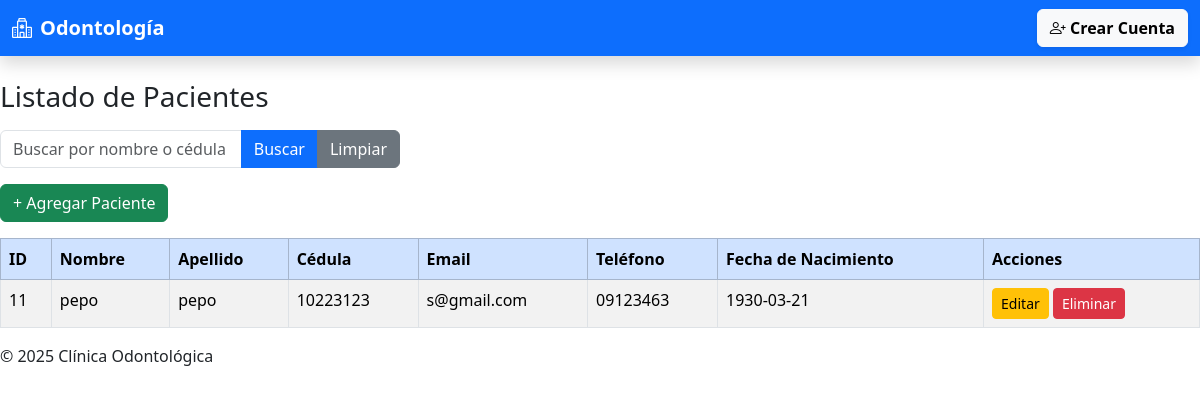
The page /pacientes/lista.php on the database its author committed.
### tables this page shows
CREATE TABLE IF NOT EXISTS `pacientes` (
  `id` int(11) NOT NULL AUTO_INCREMENT,
  `nombre` varchar(100) NOT NULL,
  `apellido` varchar(100) NOT NULL,
  `email` varchar(100) NOT NULL,
  `telefono` varchar(20) DEFAULT NULL,
  `cedula` varchar(20) NOT NULL,
  `fecha_nacimiento` date DEFAULT NULL,
  PRIMARY KEY (`id`),
  UNIQUE KEY `email` (`email`),
  UNIQUE KEY `cedula` (`cedula`)
);

### pacientes/lista.php (the view)
<?php
include("../includes/header.php");
include("../includes/db.php");
$buscar = trim($_GET['buscar'] ?? '');
if ($buscar) {
    $sql = "SELECT * FROM Pacientes
            WHERE nombre LIKE ? OR cedula LIKE ?
            ORDER BY apellido, nombre";
    $stmt = $conn->prepare($sql);
    $likeBuscar = "%$buscar%";
    $stmt->bind_param("ss", $likeBuscar, $likeBuscar);
    $stmt->execute();
    $resultado = $stmt->get_result();
} else {
    $sql = "SELECT * FROM Pacientes ORDER BY apellido, nombre";
    $resultado = $conn->query($sql);
}
?>
<h3 class="mb-3">Listado de Pacientes</h3>
<form method="get" class="mb-3">
    <div class="input-group" style="max-width: 400px;">
        <input type="text" class="form-control" name="buscar" placeholder="Buscar por nombre o cédula" value="<?= htmlspecialchars($buscar) ?>">
        <button type="submit" class="btn btn-primary">Buscar</button>
        <a href="lista.php" class="btn btn-secondary">Limpiar</a>
    </div>
</form>
<a href="crear.php" class="btn btn-success mb-3">+ Agregar Paciente</a>
<table class="table table-striped table-bordered">
  <thead class="table-primary">
    <tr>
      <th>ID</th>
      <th>Nombre</th>
      <th>Apellido</th>
      <th>Cédula</th>
      <th>Email</th>
      <th>Teléfono</th>
      <th>Fecha de Nacimiento</th>
      <th>Acciones</th>
    </tr>
  </thead>
  <tbody>
    <?php if ($resultado->num_rows > 0): ?>
      <?php while ($fila = $resultado->fetch_assoc()): ?>
        <tr>
          <td><?= $fila['id'] ?></td>
          <td><?= htmlspecialchars($fila['nombre']) ?></td>
          <td><?= htmlspecialchars($fila['apellido']) ?></td>
          <td><?= htmlspecialchars($fila['cedula']) ?></td>
          <td><?= htmlspecialchars($fila['email']) ?></td>
          <td><?= htmlspecialchars($fila['telefono']) ?></td>
          <td><?= $fila['fecha_nacimiento'] ?></td>
          <td>
            <a href="editar.php?id=<?= $fila['id'] ?>" class="btn btn-sm btn-warning">Editar</a>
            <a href="eliminar.php?id=<?= $fila['id'] ?>" class="btn btn-sm btn-danger" onclick="return confirm('¿Eliminar paciente?')">Eliminar</a>
          </td>
        </tr>
      <?php endwhile; ?>
    <?php else: ?>
      <tr><td colspan="8" class="text-center">No hay pacientes registrados</td></tr>
    <?php endif; ?>
  </tbody>
</table>
<?php include("../includes/footer.php"); ?>

### rows shown on the page
pacientes: id "11", nombre "pepo", apellido "pepo", cedula "10223123", email "s@gmail.com", telefono "09123463", fecha_nacimiento "1930-03-21"
